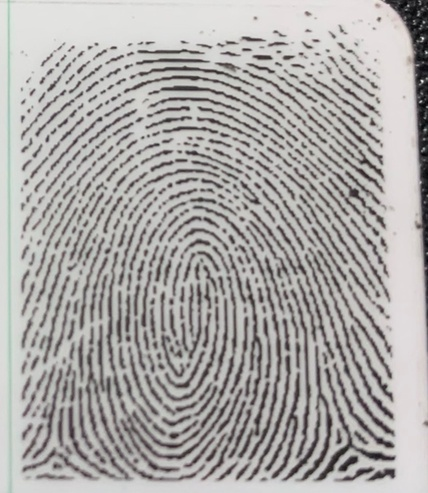
#> input picture BMTT_C4_G2_FinalProject/Fingerprint-Matching-master/Fingerprint-Matching-master/input/f7.jpg, 428 x 493 px, shrunk from 588 x 678 before the run; its folder holds 4 pictures in this run
$ jupyter execute --allow-errors Fingerprint_notebook.ipynb
#> lines starting #> are read from the running program, lines starting #| are printed output that depends on the picture; after the words box and inside, x2 and y2 are one past the last pixel; in counts of white or black regions, pixels touching at a corner belong together
[cell 1]
import cv2
import numpy as np

#> (a cell that did not finish here is left out)

[cell 3]
imgo = cv2.imread('./input/f7.jpg')
#> imgo is the input picture: shape (493, 428, 3); mean B, G, R 167, 168.8, 171.2
cv2.imshow("imgo",imgo)
cv2.waitKey(0)
cv2.destroyAllWindows()

[cell 4]
#Removing the background
height, width = imgo.shape[:2]
#> height = 493; width = 428
print(height,width)
#| 493 428

[cell 5]
#Create a mask holder
mask = np.zeros(imgo.shape[:2],np.uint8)
print(mask)
#> (printed output is left out)

[cell 6]
#Grab Cut the object
bgdModel = np.zeros((1,65),np.float64)
fgdModel = np.zeros((1,65),np.float64)
print(bgdModel)
print(fgdModel)

[cell 7]
#Hard Coding the Rect… The object must lie within this rect.
rect = (10,10,width-30,height-30)
#> rect = (10, 10, 398, 463)
cv2.grabCut(imgo,mask,rect,bgdModel,fgdModel,5,cv2.GC_INIT_WITH_RECT)
mask = np.where((mask==2)|(mask==0),0,1).astype("uint8")
img1 = imgo*mask[:,:,np.newaxis]
print(rect)
#| (10, 10, 398, 463)
print(mask)
#> (printed output is left out)

[cell 8]
#Get the background
background = cv2.absdiff(imgo,img1)

[cell 9]
#Change all pixels in the background that are not black to white
background[np.where((background > [0,0,0]).all(axis = 2))] = [255,255,255]
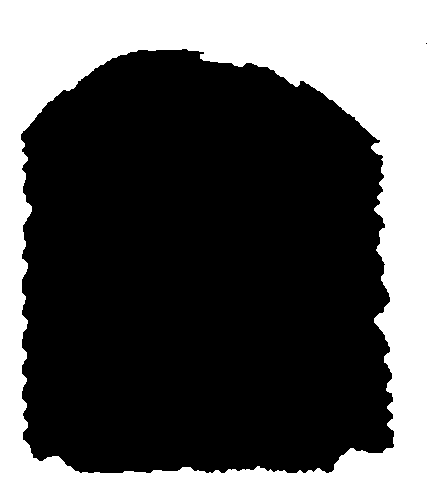
#> background: shape (493, 428, 3); mean B, G, R 86.8, 86.8, 86.8

[cell 10]
#Add the background and the image
final = background + img1

[cell 11]
#To be done – Smoothening the edges….

cv2.imshow('image', final )
cv2.imwrite("input.jpg",final)
cv2.waitKey(0)
cv2.destroyAllWindows()

[cell 12]
import cv2
import numpy as np
import matplotlib.pyplot as plt
from skimage.feature import hessian_matrix, hessian_matrix_eigvals

[cell 13]
def detect_ridges(gray, sigma=3.0):
	H_elems = hessian_matrix(gray, sigma=sigma, order='rc')
	maxima_ridges, minima_ridges = hessian_matrix_eigvals(H_elems)
	return maxima_ridges, minima_ridges

[cell 14]
def plot_images(*images):
	images = list(images)
	n = len(images)
	fig, ax = plt.subplots(ncols=n, sharey=True)
	for i, img in enumerate(images):
		ax[i].imshow(img, cmap='gray')
		ax[i].axis('off')
		extent = ax[i].get_window_extent().transformed(fig.dpi_scale_trans.inverted())
		plt.savefig('fig'+str(i)+'.png', bbox_inches=extent)
	plt.subplots_adjust(left=0.03, bottom=0.03, right=0.97, top=0.97)
	plt.show()

[cell 15]
# -------------------------- Step 1: import the image whose background has been removed ----------
img = cv2.imread("input.jpg",1)

[cell 16]
# -------------------------- Step 2: Sharpen the image -------------------------------------------
kernel = np.array([[-1,-1,-1],
                [-1, 9,-1],
                [-1,-1,-1]])
sharpened = cv2.filter2D(img, -1, kernel)
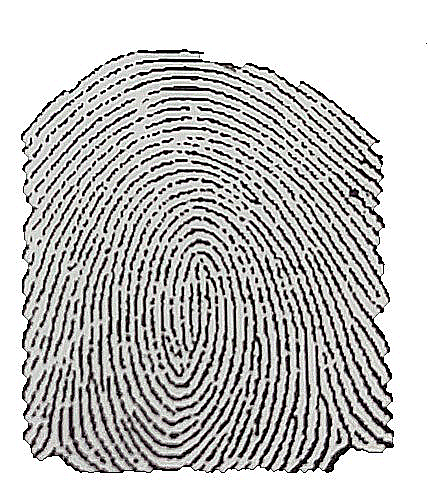
#> sharpened: shape (493, 428, 3); mean B, G, R 190.5, 191.7, 192.5
cv2.imshow("sharpened",sharpened)
cv2.imwrite('sharpened.jpeg',sharpened)
cv2.waitKey(0)
cv2.destroyAllWindows()

[cell 17]
# --------------------------- Step 3: Grayscale the image------------------------------------------
gray = cv2.cvtColor(sharpened,cv2.COLOR_BGR2GRAY)
cv2.imshow("gray",gray)
cv2.imwrite("gray.jpeg",gray)
cv2.waitKey(0)
cv2.destroyAllWindows()

[cell 18]
# --------------------------- Step 4: Perform histogram equilisation ------------------------------
hist,bins = np.histogram(gray.flatten(),256,[0,256])
#> hist = 256 values, max 82836 at index 255, min 132 at index 89, mean 824.2; bins = 257 values from 0 to 256
cdf = hist.cumsum()
#> cdf = 256 values from 20493 to 211004
cdf_normalized = cdf * hist.max() / cdf.max()
#> cdf_normalized = 256 values from 8045.1 to 82836

cdf_m = np.ma.masked_equal(cdf,0)
cdf_m = (cdf_m - cdf_m.min())*256/(cdf_m.max()-cdf_m.min())
cdf = np.ma.filled(cdf_m,0).astype('uint8')
#> cdf = 256 values, max 144 at index 254, min 0 at index 0, mean 42.03

img2 = cdf[gray]

plt.plot(cdf_normalized, color = 'black')
plt.hist(gray.flatten(),256,[0,256], color = 'red')
plt.xlim([0,256])
plt.legend(('cdf','histogram'))
plt.show()
#> figure, not shown here; tallest bar 82836 high, from x = 255 to 256; curve peaks at x = 255, y = 82836

hist,bins = np.histogram(img2.flatten(),256,[0,256])
#> hist = 256 values, max 103961 at index 0, min 0 at index 63, mean 824.2
cdf = hist.cumsum()
#> cdf = 256 values from 103961 to 211004
cdf_normalized = cdf * hist.max() / cdf.max()
#> cdf_normalized = 256 values from 51221.3 to 103961

plt.plot(cdf_normalized, color = 'black')
plt.hist(img2.flatten(),256,[0,256], color = 'red')
plt.xlim([0,256])
plt.legend(('cdf','histogram'))
plt.show()
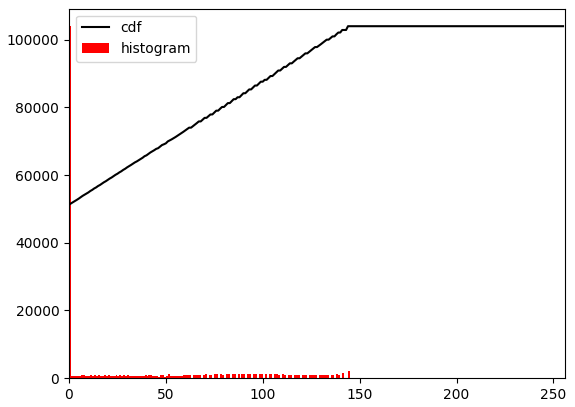
#> figure drawn by matplotlib, 1 panel; tallest bar 103961 high, from x = 0 to 1; curve peaks at x = 144, y = 103961

[cell 19]
cv2.imshow("histogram",img2)
cv2.imwrite('hist.jpeg',img2)
cv2.waitKey(0)
cv2.destroyAllWindows()

[cell 20]
# ----------------------------- Step 5: Ridge detection filter ------------------------------------
#sigma = 2.7
a, b = detect_ridges(img2, sigma=2.7)
#> in detect_ridges, `H_elems = hessian_matrix(gray, sigma=sigma, order='rc')`: H_elems = 3 items
#> in detect_ridges, `maxima_ridges, minima_ridges = hessian_matrix_eigvals(H_elems)`:
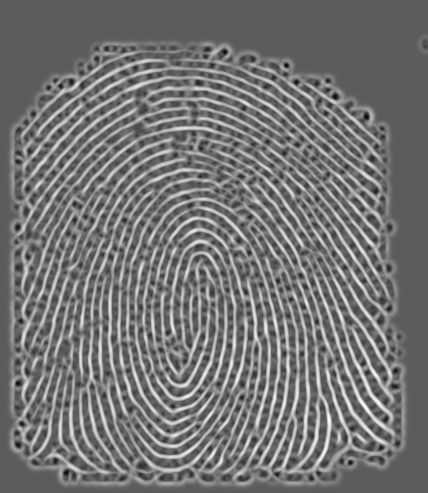
#> maxima_ridges: shape (493, 428) float64; min -0.0114, max 0.0202, mean 0.00308; drawn with min black and max white
#> in detect_ridges, `maxima_ridges, minima_ridges = hessian_matrix_eigvals(H_elems)`:
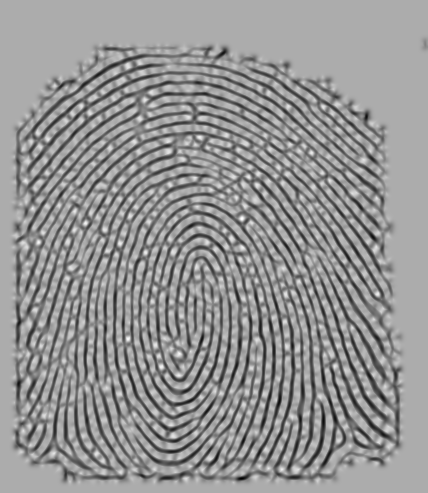
#> minima_ridges: shape (493, 428) float64; min -0.0211, max 0.0101, mean -0.00308; drawn with min black and max white
plot_images(a, b)

[cell 21]
# ----------------------------- Step 6: Convert image to binary image -----------------------------
img = cv2.imread('fig1.png',0)
#> img: shape (369, 225); min 15, max 255, mean 179.1
cv2.imshow("img",img)
bg = cv2.dilate(img,np.ones((5,5),dtype=np.uint8))
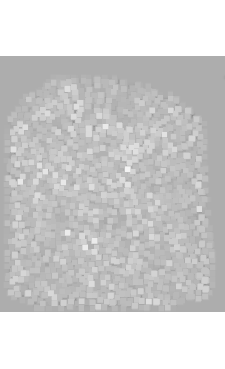
#> bg: shape (369, 225); min 138, max 255, mean 207.8
bg = cv2.GaussianBlur(bg,(5,5),1)
cv2.imshow("bg",bg)
src_no_bg = 255 - cv2.absdiff(img,bg)
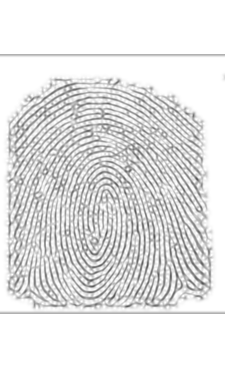
#> src_no_bg: shape (369, 225); min 83, max 255, mean 226.3
cv2.imshow("src_no_bg",src_no_bg)
ret,thresh = cv2.threshold(src_no_bg,240,255,cv2.THRESH_BINARY)
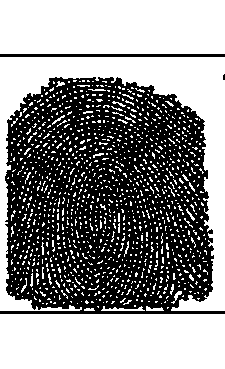
#> thresh: shape (369, 225); 54.5% white; 3 black regions (1 under 20 px), largest, box (x1, y1, x2, y2) and area: (0, 77, 225, 314) 37074, (0, 54, 225, 57) 675
cv2.imshow("threshold",thresh)
cv2.waitKey(0)
cv2.destroyAllWindows()

[cell 22]
# --------------------------- Step 7: Thinning / Skeletonizing Algorithm ----------------------------
thinned = cv2.ximgproc.thinning(thresh)
#> thinned: shape (369, 225); 5.7% white in thin lines or dots
cv2.imshow("thinned", thinned)
cv2.imwrite("./trial-out.png", thinned)

cv2.waitKey(0)
cv2.destroyAllWindows()

[cell 23]
import numpy as np
import cv2 as cv
import glob, os

[cell 24]
MIN_MATCH_COUNT = 15

[cell 25]
#PHOTO TO FIND FEATURE POINTS
# input_img = cv.imread('/home/aastha/CV_Project/Finger-print/2.png')
input_img = cv.imread('trial-out.png')
#> (the rest of this cell did not finish here and is left out)

[cell 26]
flag=0

[cell 27]
os.chdir("./output")
for file in glob.glob("*.png"):

    frame=cv.imread(file)
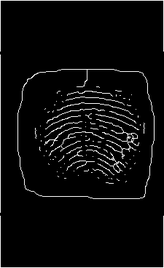
#> input picture BMTT_C4_G2_FinalProject/Fingerprint-Matching-master/Fingerprint-Matching-master/output/4.png, 164 x 268 px, shrunk from 225 x 369 before the run
#> frame is the input picture: shape (268, 164, 3); min 0, max 255, mean 11.4
    frame=frame.astype('uint8')
    gray1 = cv.cvtColor(frame, cv.COLOR_BGR2GRAY)

    sift = cv.xfeatures2d.SIFT_create()
    kp = sift.detect(frame,None)
#> kp = 104 keypoints; strongest (x, y, size): (46, 142, 1.8), (113, 159, 2.2), (123, 155, 2.1), (119, 164, 1.8)
    img2=cv.drawKeypoints(frame,kp,frame)
#> img2: shape (268, 164, 3)
    kp1, des1 = sift.detectAndCompute(img1,None)
#> kp1 = 3321 keypoints; strongest (x, y, size): (304, 469, 4.6), (386, 401, 6.4), (41, 458, 4.6), (389, 438, 5.8)
    kp2, des2 = sift.detectAndCompute(img2,None)
#> kp2 = 275 keypoints; strongest (x, y, size): (91, 170, 2), (119, 130, 2.1), (86, 94, 2.3), (51, 122, 2)

    FLANN_INDEX_KDTREE = 0
    index_params = dict(algorithm = FLANN_INDEX_KDTREE, trees = 5)
    search_params = dict(checks = 50)
    flann = cv.FlannBasedMatcher(index_params, search_params)
    matches=flann.knnMatch(np.asarray(des1,np.float32),np.asarray(des2,np.float32),k=2)
#> matches = 3321 matches
    good = []
    for m,n in matches:
        if m.distance < 0.7*n.distance:
            good.append(m)
#> after the loop, good = 2 matches
    if len(good)>10:
        src_pts = np.float32([ kp1[m.queryIdx].pt for m in good ]).reshape(-1,1,2)
        dst_pts = np.float32([ kp2[m.trainIdx].pt for m in good ]).reshape(-1,1,2)
        M, mask = cv.findHomography(src_pts, dst_pts, cv.RANSAC,5.0)
        matchesMask = mask.ravel().tolist()
        print("Matched "+str(file))
        flag=1
    else:
        matchesMask = None

    draw_params = dict(matchColor = (0,255,0), # draw matches in green color
                   singlePointColor = None,
                   matchesMask = matchesMask, # draw only inliers
                   flags = 2)

    img3 = cv.drawMatches(img1,kp1,img2,kp2,good,None,**draw_params)
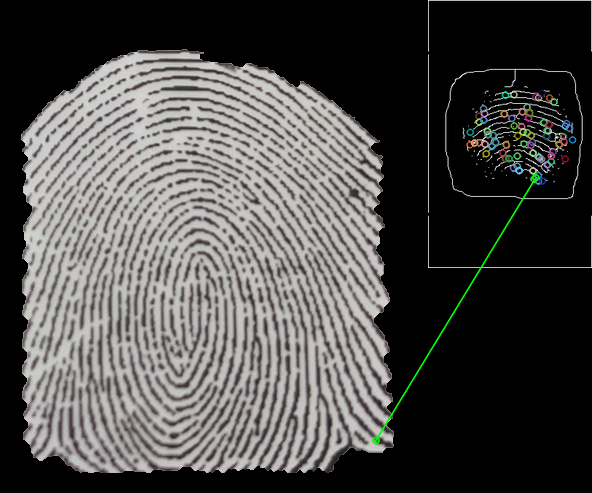
#> img3: shape (493, 592, 3); mean B, G, R 74.8, 76.3, 77.1
    cv.imshow("Match",img3)

    cv.waitKey(0)
    cv.destroyAllWindows()

if flag==0:
    print("No Matches among the given set!!")
